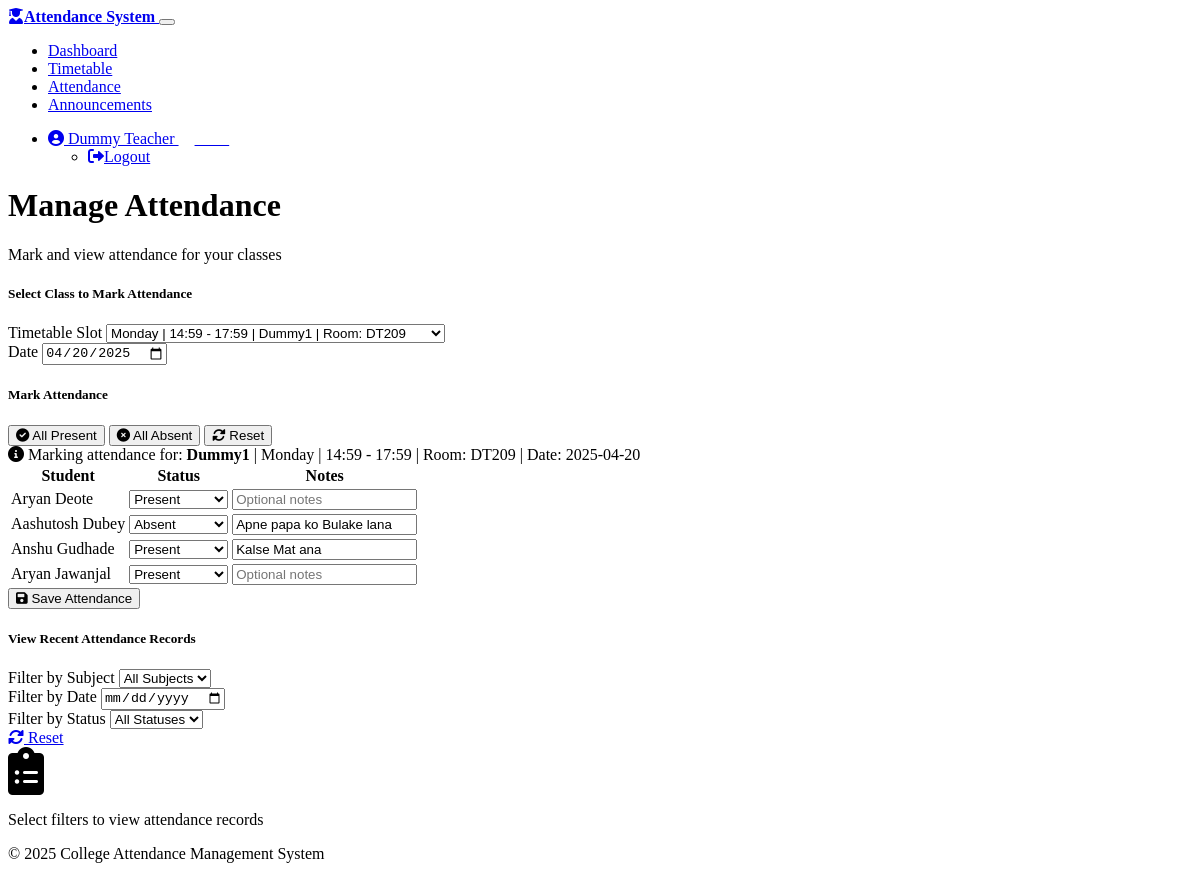
Page /teacher/attendance?slot_id=8&date=2025-04-20 (signed in) on the committed database.
### models.py (models this page shows, shortened)
class Subject(db.Model):
    id = db.Column(db.Integer, primary_key=True)
    name = db.Column(db.String(100), nullable=False)
    code = db.Column(db.String(20), nullable=False, unique=True)
    description = db.Column(db.Text, nullable=True)
    teacher_id = db.Column(db.Integer, db.ForeignKey('user.id'), nullable=True)
    created_at = db.Column(db.DateTime, default=datetime.utcnow)
    updated_at = db.Column(db.DateTime, default=datetime.utcnow, onupdate=datetime.utcnow)
    timetable_slots = db.relationship('TimetableSlot', backref='subject', lazy=True)
    attendances = db.relationship('Attendance', backref='subject', lazy=True)
    announcements = db.relationship('Announcement', backref='subject', lazy=True)

class TimetableSlot(db.Model):
    id = db.Column(db.Integer, primary_key=True)
    day = db.Column(db.Enum(DayOfWeek), nullable=False)
    start_time = db.Column(db.Time, nullable=False)
    end_time = db.Column(db.Time, nullable=False)
    room = db.Column(db.String(50), nullable=True)
    subject_id = db.Column(db.Integer, db.ForeignKey('subject.id'), nullable=False)
    created_at = db.Column(db.DateTime, default=datetime.utcnow)
    updated_at = db.Column(db.DateTime, default=datetime.utcnow, onupdate=datetime.utcnow)
    attendances = db.relationship('Attendance', backref='timetable_slot', lazy=True)

class User(db.Model):
    id = db.Column(db.Integer, primary_key=True)
    email = db.Column(db.String(120), unique=True, nullable=False)
    password_hash = db.Column(db.String(256), nullable=False)
    first_name = db.Column(db.String(50), nullable=False)
    last_name = db.Column(db.String(50), nullable=False)
    role = db.Column(db.Enum(UserRole), nullable=False)
    created_at = db.Column(db.DateTime, default=datetime.utcnow)
    updated_at = db.Column(db.DateTime, default=datetime.utcnow, onupdate=datetime.utcnow)
    attendances = db.relationship('Attendance', backref='user', lazy=True, foreign_keys='Attendance.student_id')
    teachings = db.relationship('Subject', backref='teacher', lazy=True)
    announcements = db.relationship('Announcement', backref='creator', lazy=True)
    @property
    def full_name(self):
        return f"{self.first_name} {self.last_name}"

class Attendance(db.Model):
    id = db.Column(db.Integer, primary_key=True)
    date = db.Column(db.Date, nullable=False)
    status = db.Column(db.Enum(AttendanceStatus), nullable=False)
    notes = db.Column(db.Text, nullable=True)
    subject_id = db.Column(db.Integer, db.ForeignKey('subject.id'), nullable=False)
    student_id = db.Column(db.Integer, db.ForeignKey('user.id'), nullable=False)
    timetable_slot_id = db.Column(db.Integer, db.ForeignKey('timetable_slot.id'), nullable=False)
    marked_by_id = db.Column(db.Integer, db.ForeignKey('user.id'), nullable=False)
    created_at = db.Column(db.DateTime, default=datetime.utcnow)
    updated_at = db.Column(db.DateTime, default=datetime.utcnow, onupdate=datetime.utcnow)
    marked_by = db.relationship('User', foreign_keys=[marked_by_id])

### routes.py (the view, shortened to what this page needs)
    @app.route('/teacher/attendance', methods=['GET', 'POST'])
    @teacher_required()
    def teacher_attendance():
        user = get_current_user()
        teacher_subjects = Subject.query.filter_by(teacher_id=user.id).all()
        subject_ids = [subject.id for subject in teacher_subjects]
        timetable_slots = TimetableSlot.query.filter(
            TimetableSlot.subject_id.in_(subject_ids)
        ).order_by(TimetableSlot.day, TimetableSlot.start_time).all()
        subject_students = {}
        for subject in teacher_subjects:
            enrolled_students = db.session.query(User).join(
                student_subject, User.id == student_subject.c.student_id
            ).filter(student_subject.c.subject_id == subject.id).all()
            subject_students[subject.id] = enrolled_students
        selected_slot_id = request.args.get('slot_id')
        selected_date = request.args.get('date', datetime.now().strftime('%Y-%m-%d'))
        attendance_records = {}
        if selected_slot_id:
            selected_slot = TimetableSlot.query.get(selected_slot_id)
            if selected_slot and selected_slot.subject_id in subject_ids:
                selected_subject_id = selected_slot.subject_id
                students = subject_students.get(selected_subject_id, [])
                try:
                    attendance_date = datetime.strptime(selected_date, '%Y-%m-%d').date()
                    existing_records = Attendance.query.filter_by(
                        date=attendance_date,
                        timetable_slot_id=selected_slot_id
                    ).all()
                    for record in existing_records:
                        attendance_records[record.student_id] = record
                except ValueError:
                    flash('Invalid date format', 'danger')
        return render_template(
            'teacher/attendance.html',
            user=user,
            subjects=teacher_subjects,
            timetable_slots=timetable_slots,
            subject_students=subject_students,
            selected_slot_id=selected_slot_id,
            selected_date=selected_date,
            attendance_records=attendance_records,
            attendance_statuses=AttendanceStatus
        )

### routes.py (called while the page is built, shortened)
def teacher_required():
    def wrapper(fn):
        @wraps(fn)
        def decorator(*args, **kwargs):
            user_id = session.get('user_id')
            user_role = session.get('user_role')
            if user_id and user_role in [UserRole.ADMIN.value, UserRole.TEACHER.value]:
                return fn(*args, **kwargs)
        return decorator
    return wrapper

def get_current_user():
    user_id = session.get('user_id')
    if user_id:
        user = User.query.get(user_id)
        if user:
            return user

### templates/teacher/attendance.html (shortened to what this page needs)
{% extends "layout.html" %}
{% block content %}
<div class="row mb-4">
    <div class="col-12 d-flex justify-content-between align-items-center">
        <div>
            <h1 class="h3 mb-0">Manage Attendance</h1>
            <p class="text-muted">Mark and view attendance for your classes</p>
        </div>
    </div>
</div>
<div class="row mb-4">
    <div class="col-md-12">
        <div class="card">
            <div class="card-header bg-transparent">
                <h5 class="mb-0">Select Class to Mark Attendance</h5>
            </div>
            <div class="card-body">
                <form action="{{ url_for('teacher_attendance') }}" method="GET" class="row g-3">
                    <div class="col-md-4">
                        <label for="slot_id" class="form-label">Timetable Slot</label>
                        <select class="form-select" id="slot-select" name="slot_id" data-submit-on-change>
                            {% for slot in timetable_slots %}
                                <option value="{{ slot.id }}" {% if selected_slot_id|int == slot.id %}selected{% endif %}>
                                    {{ slot.day.value }} | {{ slot.start_time.strftime('%H:%M') }} - {{ slot.end_time.strftime('%H:%M') }} |
                                </option>
                            {% endfor %}
                        </select>
                    </div>
                    <div class="col-md-3">
                        <label for="attendance-date" class="form-label">Date</label>
                        <input type="date" class="form-control" id="attendance-date" name="date" value="{{ selected_date }}" data-submit-on-change>
                    </div>
                </form>
            </div>
        </div>
    </div>
</div>
{% if selected_slot_id %}
<div class="row">
    <div class="col-md-12">
        <div class="card">
            <div class="card-header bg-transparent d-flex justify-content-between align-items-center">
                <h5 class="mb-0">Mark Attendance</h5>
                <div>
                    <button type="button" id="mark-all-present" class="btn btn-sm btn-success me-1">
                        <i class="fas fa-check-circle me-1"></i> All Present
                    </button>
                    <button type="button" id="mark-all-absent" class="btn btn-sm btn-danger me-1">
                        <i class="fas fa-times-circle me-1"></i> All Absent
                    </button>
                    <button type="button" id="reset-all-statuses" class="btn btn-sm btn-secondary">
                        <i class="fas fa-sync-alt me-1"></i> Reset
                    </button>
                </div>
            </div>
            <div class="card-body">
                {% set timetable_slot = timetable_slots|selectattr('id', 'eq', selected_slot_id|int)|first %}
                {% if timetable_slot %}
                    {% set subject_id = timetable_slot.subject_id %}
                    {% set students = subject_students.get(subject_id, []) %}
                    {% if students %}
                        <form action="{{ url_for('teacher_attendance') }}" method="POST">
                            <div class="mb-3">
                                <div class="alert alert-info">
                                    <i class="fas fa-info-circle me-1"></i>
                                    Marking attendance for:
                                    <strong>{{ timetable_slot.subject.name }}</strong> |
                                    {{ timetable_slot.day.value }} |
                                    {{ timetable_slot.start_time.strftime('%H:%M') }} - {{ timetable_slot.end_time.strftime('%H:%M') }} |
                                    Room: {{ timetable_slot.room or 'N/A' }} |
                                    Date: {{ selected_date }}
                                </div>
                            </div>
                            <div class="table-responsive">
                                <table class="table table-hover">
                                    <thead class="table-dark">
                                        <tr>
                                            <th>Student</th>
                                            <th>Status</th>
                                            <th>Notes</th>
                                        </tr>
                                    </thead>
                                    <tbody>
                                        {% for student in students %}
                                            <tr>
                                                <td>
                                                    {{ student.full_name }}
                                                </td>
                                                <td>
                                                    {% set attendance_record = attendance_records.get(student.id) %}
                                                    <select class="form-select" name="statuses">
                                                        <option value="present" {% if attendance_record and attendance_record.status.value == 'present' %}selected{% endif %}>Present</option>
                                                        <option value="absent" {% if attendance_record and attendance_record.status.value == 'absent' %}selected{% endif %}>Absent</option>
                                                    </select>
                                                </td>
                                                <td>
                                                    <input type="text" class="form-control" name="notes" placeholder="Optional notes" value="{{ attendance_record.notes if attendance_record else '' }}">
                                                </td>
                                            </tr>
                                        {% endfor %}
                                    </tbody>
                                </table>
                            </div>
                            <div class="text-end mt-3">
                                <button type="submit" class="btn btn-primary">
                                    <i class="fas fa-save me-1"></i> Save Attendance
                                </button>
                            </div>
                        </form>
                    {% else %}
                        <div class="text-center py-4">
                            <i class="fas fa-user-graduate fa-3x text-muted mb-3"></i>
                            <p>No students are enrolled in this subject</p>
                        </div>
                    {% endif %}
                {% endif %}
            </div>
        </div>
    </div>
</div>
{% endif %}
<div class="row mt-4">
    <div class="col-md-12">
        <div class="card">
            <div class="card-header bg-transparent">
                <h5 class="mb-0">View Recent Attendance Records</h5>
            </div>
            <div class="card-body">
                <form action="{{ url_for('teacher_attendance') }}" method="GET" class="row g-3 mb-4">
                    <div class="col-md-4">
                        <label for="filter-subject" class="form-label">Filter by Subject</label>
                        <select class="form-select" id="filter-subject" name="filter_subject_id" data-submit-on-change>
                            <option value="">All Subjects</option>
                        </select>
                    </div>
                    <div class="col-md-3">
                        <label for="filter-date" class="form-label">Filter by Date</label>
                        <input type="date" class="form-control" id="filter-date" name="filter_date" value="{{ request.args.get('filter_date', '') }}" data-submit-on-change>
                    </div>
                    <div class="col-md-3">
                        <label for="filter-status" class="form-label">Filter by Status</label>
                        <select class="form-select" id="filter-status" name="filter_status" data-submit-on-change>
                            <option value="">All Statuses</option>
                        </select>
                    </div>
                    <div class="col-md-2 d-flex align-items-end">
                        <a href="{{ url_for('teacher_attendance') }}" class="btn btn-secondary w-100">
                            <i class="fas fa-sync-alt me-1"></i> Reset
                        </a>
                    </div>
                </form>
                <div id="attendance-records-container">
                    <div class="text-center py-4">
                        <i class="fas fa-clipboard-list fa-3x text-muted mb-3"></i>
                        <p>Select filters to view attendance records</p>
                    </div>
                </div>
            </div>
        </div>
    </div>
</div>
{% endblock %}

### static/css/custom.css (style rules this page uses)
.table-responsive { overflow-x: auto; -webkit-overflow-scrolling: touch; }

### rows in the picture
Subject: subject.name "Dummy1"
TimetableSlot: day.value "Monday", start_time "14:59", end_time "17:59", room "DT209"
User: full_name "Aryan Deote"
User: full_name "Aashutosh Dubey"
Attendance: notes "Apne papa ko Bulake lana"
User: full_name "Anshu Gudhade"
Attendance: notes "Kalse Mat ana"
User: full_name "Aryan Jawanjal"

### other values in the picture
{{ session.get('user_name') }} "Dummy Teacher"
{{ session.get('user_role') }} "teacher"
{{ selected_date }} "2025-04-20"
{{ now.year }} "2025"
form field slot_id "Monday | 14:59 - 17:59 | Dummy1 | Room: DT209"
